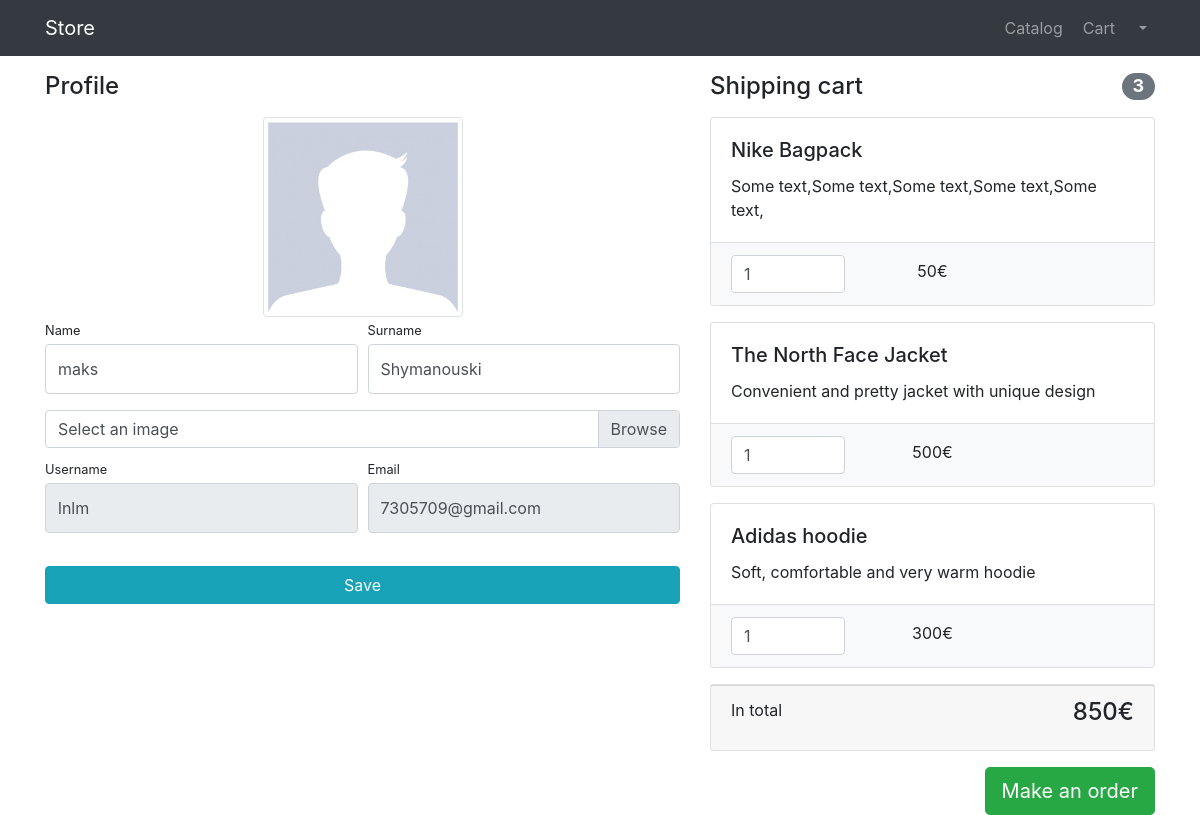
The app's page /users/profile/4/ (signed in) with its own data.
### users/models.py (models this page shows, shortened)
class User(AbstractUser):  # we extend base user model and add user image
    image = models.ImageField(upload_to='user_images', null=True, blank=True)
    class Meta:
        verbose_name = 'User'
        verbose_name_plural = 'Users'

### products/models.py (models this page shows, shortened)
class Basket(models.Model):
    user = models.ForeignKey(to=User, on_delete=models.CASCADE)
    product = models.ForeignKey(to=Product, on_delete=models.CASCADE)
    quantity = models.PositiveSmallIntegerField(default=0)
    created_timestamp = models.DateTimeField(auto_now_add=True)
    objects = BasketQuerySet.as_manager()  # we chose what quaryset we want to use
    def sum(self):
        return int(self.quantity * self.product.price)

class Product(models.Model):
    name = models.CharField(max_length=256)
    description = models.TextField()
    price = models.DecimalField(max_digits=6, decimal_places=2)
    quantity = models.PositiveIntegerField(default=0)
    image = models.ImageField(upload_to='product_images')
    category = models.ForeignKey(to='ProductCategory', on_delete=models.CASCADE)
    class Meta:
        verbose_name_plural = 'Products'
        verbose_name = 'Product'

### users/views.py (the view, shortened to what this page needs)
# urls.py: path('profile/<int:pk>/', ProfileView.as_view(), name='profile'),
class ProfileView(LoginRequiredMixin, CommonMixin, UpdateView):
    model = User
    form_class = UserProfileForm
    template_name = 'users/profile.html'
    title = 'Store - Profile'
    def get_context_data(self, **kwargs):
        context = super(ProfileView, self).get_context_data(**kwargs)
        context['baskets'] = Basket.objects.filter(user=self.request.user)
        return context

### users/forms.py
class UserProfileForm(UserChangeForm):
    first_name = forms.CharField(widget=forms.TextInput(attrs={'class': 'form-control py-4'}))
    last_name = forms.CharField(widget=forms.TextInput(attrs={'class': 'form-control py-4'}))
    image = forms.ImageField(widget=forms.FileInput(attrs={'class': 'custom-file-input'}), required=False)
    username = forms.CharField(widget=forms.TextInput(attrs={'class': 'form-control py-4', 'readonly': True}))
    email = forms.EmailField(widget=forms.EmailInput(attrs={'class': 'form-control py-4', 'readonly': True}))
    class Meta:
        model = User
        fields = ('first_name', 'last_name', 'image', 'username', 'email')

### common/views.py (called while the page is built)
    def get_context_data(self, **kwargs):
        context = super(CommonMixin, self).get_context_data(**kwargs)
        context['title'] = self.title
        return context

### products/models.py (called while the page is built)
    def total_sum(self):
        return sum(x.sum() for x in self)

    def total_quantity(self):
        return sum(x.quantity for x in self)

### users/templates/users/profile.html (shortened to what this page needs)
{% extends 'products/base.html' %}
{% load static %}
{% block css %}
    <link href="{% static 'vendor/css/profile.css' %}" rel="stylesheet">
{% endblock %}
{% block content %}
    <div class="container">
        <div class="row">
            <div class="col-lg-7">
                <h4 class="mt-3 mb-3">Profile</h4>
                <div class="col-lg-12 text-center">
                    <img width="200" height="200"
                         src="{% if user.image %}{{ user.image.url }}{% else %}{% static 'vendor/img/users/default_avatar.jpg' %} {% endif %}"
                         class="img-thumbnail">
                </div>
                <form action="{% url 'users:profile' user.id %}" method="post" enctype="multipart/form-data">
                    <div class="form-row">
                        <div class="col-lg-6">
                            <div class="form-group">
                                <label class="small mb-1" for="{{ form.first_name.id_for_label }}">Name</label>
                                {{ form.first_name }}
                            </div>
                        </div>
                        <div class="col-lg-6">
                            <div class="form-group">
                                <label class="small mb-1" for="{{ form.last_name.id_for_label }}">Surname</label>
                                {{ form.last_name }}
                            </div>
                        </div>
                    </div>
                    <div class="form-row mb-2">
                        <div class="col-lg-12">
                            <div class="custom-file">
                                <label class="custom-file-label" for="{{ form.image.id_for_label }}">Select an image</label>
                            </div>
                        </div>
                    </div>
                    <div class="form-row">
                        <div class="col-lg-6">
                            <label class="small mb-1" for="{{ form.username.id_for_label }}">Username</label>
                            {{ form.username }}
                        </div>
                        <div class="col-lg-6">
                            <label class="small mb-1" for="{{ form.email.id_for_label }}">Email</label>
                            {{ form.email }}
                        </div>
                    </div>
                    <div class="form-row">
                        <div class="col-lg-12" style="margin-top: 33px;">
                            <input class="btn btn-info btn-block" type="submit" value="Save">
                        </div>
                    </div>
                </form>
            </div>
            <div class="col-lg-5">
                {% include 'products/basket.html' %}
            </div>
        </div>
    </div>
{% endblock %}

### products/templates/products/basket.html (shortened to what this page needs)
{% if baskets %}
    <h4 class="mt-3 mb-3 d-flex justify-content-between align-items-center mb-3">
        Shipping cart <span class="badge badge-secondary badge-pill">{{ baskets.total_quantity }}</span>
    </h4>
    {% for basket in baskets %}
        <div class="card mb-3">
            <div class="card-body">
                <h5 class="card-title">{{ basket.product.name }}</h5>
                <p class="card-text">{{ basket.product.description }}</p>
            </div>
            <ul class="list-group list-group-flush">
                <li class="list-group-item bg-light">
                    <div class="row text-center">
                        <div class="col-lg-4">
                            <input name="basketID" type="number" class="form-control"
                                   value="{{ basket.quantity }}" min="0">
                        </div>
                        <div class="col-lg-4 py-1">{{ basket.sum }}&#8364;</div>
                        <div class="col-lg-4">
                        </div>
                    </div>
                </li>
            </ul>
        </div>
    {% endfor %}
    <div class="card mb-3">
        <div class="card-footer">
            <p class="float-left">In total</p>
            <h4 class="float-right">{{ baskets.total_sum }}&#8364;</h4>
        </div>
    </div>
    <a class="btn btn-success btn-lg float-right" href="../orders/order-create.html">
        Make an order
    </a>
{% else %}
    <h4 class="mt-3 mb-3 text-center">
        The shopping cart is empty
    </h4>
{% endif %}

### records on screen
User: first_name "maks", last_name "Shymanouski", username "lnlm", email "7305709@gmail.com"
Basket: total_quantity "3", product.name "Nike Bagpack", product.description "Some text,Some text,Some text,Some text,Some text,", basketID "1", sum "50", total_sum "850"
Basket: product.name "The North Face Jacket", product.description "Convenient and pretty jacket with unique design", basketID "1", sum "500"
Basket: product.name "Adidas hoodie", product.description "Soft, comfortable and very warm hoodie", basketID "1", sum "300"
